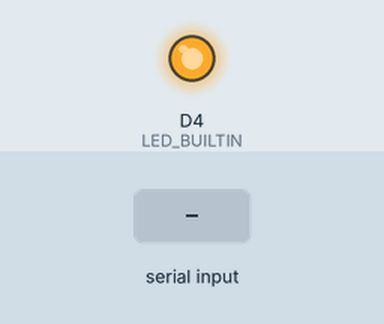
This sketch was run on a simulated ESP8266 (NodeMCU). On the bench: output pins drawn as LEDs (lit = HIGH, except the on-board LED, lit = LOW). The test bench sets the inputs (shaded band). WiFi joins after 1.5 s; servers stay silent unless stated; what the sketch prints to the serial monitor is not drawn.

Above: at 2.7 s.
2.8 s: "g" received over Serial
At 3.4 s:
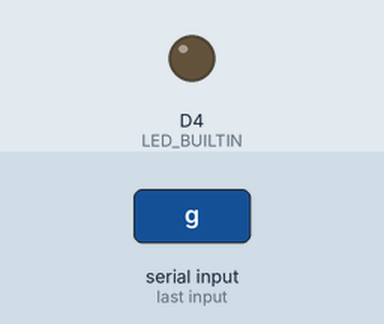
Timing chart, 0 to 5.8 s (numbered marks = the images above; inputs shaded):
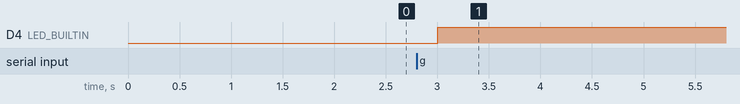

The sketch:

esp8266_code.ino
```cpp
#include <ESP8266WiFi.h>
#include <WiFiClientSecure.h>

const char* host = "awsEndpoint.aws.com"; //AWS endpoint
const int httpsPort = 443;

// Use web browser to view and copy
// SHA1 fingerprint of the certificate
const char* fingerprint = "CF 05 98 89 CA FF 8E D8 5E 5C E0 C2 E4 F7 E6 C3 C7 50 DD 5C"; //meaningless fingerprint

#define MESSAGE_SIZE 4
#define LED_BUILTIN 2
const char* ssid = "wifi";
const char* password = "wifipassword";
WiFiClient client;
//uint16_t port = 8888;
String serial_data;

void sendRequest() {
  // Use WiFiClientSecure class to create TLS connection
  WiFiClientSecure client;
  Serial.print("connecting to ");
  Serial.println(host);
  if (!client.connect(host, httpsPort)) {
    Serial.println("connection failed");
    return;
  }

  if (client.verify(fingerprint, host)) {
    Serial.println("certificate matches");
  } else {
    Serial.println("certificate doesn't match");
  }

  String url = "/<stage>/lambdaFunctionName";
  String transmit = String("GET ") + url + " HTTP/1.1\r\n" +
               "Host: " + host + "\r\n" +
               "Connection: close\r\n\r\n";
  Serial.print("requesting URL: ");
  Serial.println(url);

  client.print(transmit);

  /*Serial.println("request sent");
  while (client.connected()) {
    String line = client.readStringUntil('\n');
    if (line == "\r") {
      Serial.println("headers received");
      break;
    }
  }
  String line = client.readStringUntil('\n');
  if (line.startsWith("{\"state\":\"success\"")) {
    Serial.println("esp8266/Arduino CI successfull!");
  } else {
    Serial.println("esp8266/Arduino CI has failed");
  }
  Serial.println("reply was:");
  Serial.println("==========");
  Serial.println(line);
  Serial.println("==========");
  Serial.println("closing connection");*/
}

void flushRxBuffer() {
  while(Serial.available())
    Serial.read();
}

void setup() {
  Serial.begin(9600);
  pinMode(LED_BUILTIN, OUTPUT);
  Serial.println();
  Serial.print("connecting to ");
  Serial.println(ssid);
  WiFi.mode(WIFI_STA);
  WiFi.begin(ssid, password);
  while (WiFi.status() != WL_CONNECTED) {
    delay(500);
    Serial.print(".");
  }
  Serial.println("");
  Serial.println("WiFi connected");
  Serial.println("IP address: ");
  Serial.println(WiFi.localIP());
}

uint8_t data;

void loop(){
  while (Serial.available() == 0){
  }

  while (Serial.available() > 0) {
    data = Serial.read();

    if (data == 'g')
    {
      digitalWrite(LED_BUILTIN, LOW);
      sendRequest();
      digitalWrite(LED_BUILTIN, HIGH);
      /*Serial.flush();
      flushRxBuffer();*/
    }
  }

 /* if (client.connected()) {
      serial_data = String(Serial.read());
      client.print(serial_data);
  }
  else{
    client.connect(server, port);*/

}
```

Measured:
- after the input at 2.8 s, D4 (LED_BUILTIN): LOW → HIGH after 0.20 s
